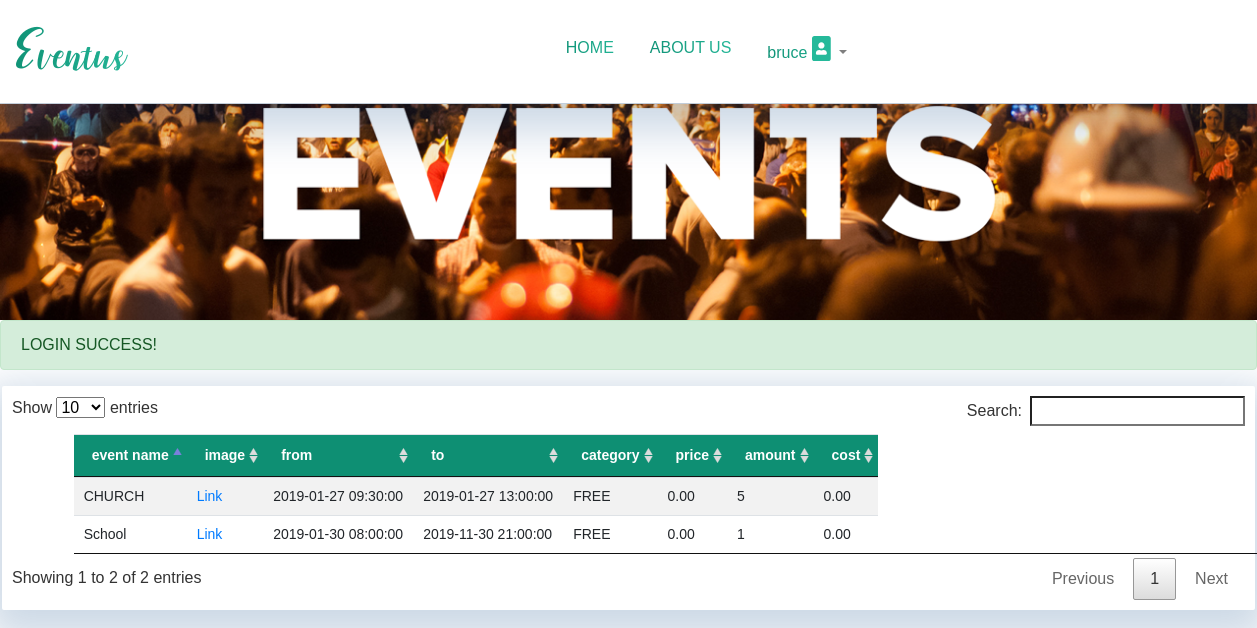
Page /user_bookings.php (signed in) on the committed database.
### tables this page shows
CREATE TABLE IF NOT EXISTS `events` (
  `id` int(100) NOT NULL AUTO_INCREMENT COMMENT 'event id',
  `name` varchar(100) NOT NULL COMMENT 'event name',
  `location` varchar(255) NOT NULL COMMENT 'event locale',
  `type` varchar(100) NOT NULL,
  `from` datetime NOT NULL COMMENT 'start date/time',
  `to` datetime NOT NULL COMMENT 'stop date/time',
  `image` varchar(255) DEFAULT NULL,
  `admin_id` int(100) NOT NULL,
  `created_at` timestamp NOT NULL DEFAULT CURRENT_TIMESTAMP,
  `updated_at` timestamp NOT NULL DEFAULT '0000-00-00 00:00:00' ON UPDATE CURRENT_TIMESTAMP,
  PRIMARY KEY (`id`),
  UNIQUE KEY `unique timestamps` (`created_at`,`updated_at`),
  KEY `admin_id` (`admin_id`)
);

CREATE TABLE IF NOT EXISTS `tickets` (
  `id` int(100) NOT NULL AUTO_INCREMENT COMMENT 'ticket id',
  `category` enum('REGULAR','VIP','VVIP','FREE') NOT NULL COMMENT 'ticket category',
  `price` double(100,2) NOT NULL DEFAULT '0.00',
  `amount` int(100) NOT NULL DEFAULT '0',
  `event_id` int(100) NOT NULL,
  `created_at` timestamp NOT NULL DEFAULT CURRENT_TIMESTAMP,
  `updated_at` timestamp NOT NULL DEFAULT '0000-00-00 00:00:00' ON UPDATE CURRENT_TIMESTAMP,
  PRIMARY KEY (`id`),
  KEY `event_id` (`event_id`) USING BTREE
);

CREATE TABLE IF NOT EXISTS `tickets_purchased` (
  `id` int(100) NOT NULL AUTO_INCREMENT,
  `user_id` int(100) NOT NULL,
  `ticket_id` int(100) NOT NULL,
  `amount` int(100) NOT NULL,
  `cost` double(100,2) NOT NULL DEFAULT '0.00',
  `created_at` timestamp NOT NULL DEFAULT CURRENT_TIMESTAMP,
  `updated_at` timestamp NOT NULL DEFAULT '0000-00-00 00:00:00' ON UPDATE CURRENT_TIMESTAMP,
  PRIMARY KEY (`id`),
  KEY `user_id` (`user_id`),
  KEY `ticket_id` (`ticket_id`)
);

### user_bookings.php (the view, shortened to what this page needs)
<?php
require_once './header_main.php';
getMessage();
if (!isLoggedIn()) {
    setMessage('LOGIN FIRST TO VIEW YOUR BOOKINGS', 'error');
    header('location:index.php');
}else{
    $id =$_SESSION['id'];
}
$db = new dataBase();
$sql = "SELECT e.`name` as `event name`, e.`image`, e.`from`, e.`to`, `tickets`.`category`, `tickets`.`price`, `tickets_purchased`.`amount`, `tickets_purchased`.`cost`
        FROM `project_eventus`.`events` e
        inner join `project_eventus`.`tickets` on `tickets`.`event_id`= e.`id`
        inner join `project_eventus`.`tickets_purchased` on `tickets_purchased`.`ticket_id`=`tickets`.`id`";
if (!empty($id)) {
    $sql .= " WHERE `tickets_purchased`.`user_id`=" . $id;
}
$events = $db->setSql($sql)->execQuery();
$db->setTableFields()->disPlayFields();
echo '<tbody>';
while ($row = mysqli_fetch_assoc($db->getResult())) {
    echo '<tr>
                     <td>' . $row["event name"] . '</td>
                     <td>' . displayImage($row["image"]) . '</td>
                     <td>' . $row["from"] . '</td>
                     <td>' . $row["to"] . '</td>
                     <td>' . $row["category"] . '</td>
                     <td>' . $row["price"] . '</td>
                     <td>' . $row["amount"] . '</td>
                     <td>' . $row["cost"] . '</td>
                 </tr>';
}
echo '</tbody></table></div>';
?>

### header_main.php (shortened to what this page needs)
<!doctype html>
<html lang="en">
<head>
    <link rel="stylesheet" type="text/css" href="./css/bootstrap.min.css"/>
    <link rel="stylesheet" type="text/css" href="DataTables/datatables.min.css"/>
    <link rel="stylesheet" href="./css/all.min.css"/>
    <link rel="stylesheet" href="./css/form.css">
    <link rel="stylesheet" href="./css/main.css"/>
</head>
<body>
<div id="nav-wrapper">
    <div class="row">
        <nav class="navbar navbar-light navbar-expand-sm">
            <a href="index.php" class="navbar-brand">Eventus</a>
            <div class="collapse navbar-collapse justify-content-center" id="navbarLinks">
                <ul class="navbar-nav">
                    <li class="nav-item">
                        <a href="index.php" class="nav-link">HOME</a>
                    </li>
                    <li class="nav-item">
                        <a href="#" class="nav-link">ABOUT US</a>
                    </li>
                    <li class="nav-item dropdown">
                        <a class="nav-link dropdown-toggle" href="#" id="navbarDropdown" role="button"
                           data-toggle="dropdown" aria-haspopup="true" aria-expanded="false">
                            <?php
                            if (isLoggedIn()) {
                                echo $_SESSION['fname'];
                            } else {
                                echo 'USER';
                            }
                            ?>
                            <i class="fa fa-portrait"></i>
                        </a>
                    </li>
                </ul>
            </div>
        </nav>
    </div>
</div>
<div class="testcontent">
    <img src="assets/images/EVENTS1.png" alt="">
</div>

### sessionHandler.php (shortened to what this page needs)
<?php
function isLoggedIn()
{
    return isset($_SESSION['id']);
}
function isAdmin()
{
    return false;
}
function getMessage()
{
    if (isset($_SESSION['message']) && isset($_SESSION['message_type'])) {
        switch ($_SESSION['message_type']) {
            case 'success':
                echo '<div class="alert alert-success">' . $_SESSION['message'] . '</div>
                      <script>setTimeout(() => {
                          document.querySelector(".alert").style.display = "none";
                      }, 3000);</script>';
                break;
        }
    }
}

### classes/db.php (shortened to what this page needs)
<?php
class dataBase
{
    private $conn;
    private $querystring;
    private $result;
    private $tableFields;
    public function setSql($querystring)
    {
        if (!empty($querystring))
            $this->querystring = $querystring;
        return $this;
    }
    public function connect()
    {
        $this->conn = new mysqli(DB_HOST, DB_USER, DB_PASS, DB_NAME);
    }
    public function execQuery()
    {
        $result = $this->conn->query($this->querystring);
        $this->result = $result;
        return $this;
    }
    public function getResult()
    {
        return $this->result;
    }
    public function setTableFields()
    {
        $fieldsObj = $this->result->fetch_fields();
        $fields = array();
        foreach ($fieldsObj as $obj) {
            $fields[] = $obj->name;
        }
        $this->tableFields = $fields;
        return $this;
    }
    public function getTableFields()
    {
        return $this->tableFields;
    }
    public function disPlayFields()
    {
        $fields = $this->getTableFields();
        echo '<div class="table-wrapper">';
        echo '<table class="table table-hover table-striped table-responsive" id="myTable">
                    <thead>';
        foreach ($fields as $field) {
            echo '<th>' . $field . '</th>';
        }
        if (isAdmin()){
        echo '<th>Actions</th></thead>';}
        else{echo '</thead>';}
    }
}

### functions.php (shortened to what this page needs)
<?php
function displayImage($image){
    if (!empty($image)){
        $image='<a href=./assets/images/'.$image.'>Link</a>';
    }else{
        $image ='NONE';
    }
    return $image;
}

### css/main.css (style rules this page uses)
body { background-size: cover; font-family: Montserrat, sans-serif; }
#nav-wrapper { position: fixed; top: 0; right: 0; left: 0; z-index: 20; background: #fff; border-bottom: 1px solid #eee; }
nav { width: 100%; box-shadow: 0 14px 40px 15px rgba(0,64,128,0.2); }
.navbar-brand { font-family: Emellie,sans-serif; font-size: 55px; z-index: 10; padding: 2px 15px; }
.testcontent { height: 300px; margin-top: 20px; min-width: 100%; }
.testcontent img { width: 100%; height: 100%; object-fit: cover; }
.nav-item { display: block; padding: 0 10px; font-weight: 500; border-bottom: 1px solid #fff; }
.navbar-brand, .nav-item a { -webkit-background-clip: text; background-image: linear-gradient(90deg, #0e8f73, #25b99a); -webkit-text-fill-color: transparent; }
.nav-item a { height: 100%; width: 100%; padding: 20px; }
.nav-item:after { display: block; content: ''; border-bottom: 1px solid #0e8f73; transform: scaleX(0); transition: .25s ease-in-out; }
.nav-item { cursor: pointer; }
.fa-portrait, .fa-calendar-alt,.fa-map-marker-alt { color: #25b99a; }
.fa-portrait { font-size: 25px; }
#myTable { font-size: 14px; margin: 0 5%; }
.table-wrapper { margin: 10px 2px; padding: 10px; border-radius: 2px; box-shadow: 0 14px 40px 15px rgba(0, 64, 128, 0.2); }
.modal-header, #myTable thead { color: #fff; background: #0e8f73; }

### rows in the picture
events: name "School", from "2019-01-30 08:00:00", to "2019-11-30 21:00:00", tickets.category "FREE", tickets.price "0.00", tickets_purchased.amount "1", tickets_purchased.cost "0.00"
events: name "CHURCH", from "2019-01-27 09:30:00", to "2019-01-27 13:00:00", tickets.category "FREE", tickets.price "0.00", tickets_purchased.amount "5", tickets_purchased.cost "0.00"

### other values in the picture
$_SESSION['fname'] "bruce"
$_SESSION['message'] "LOGIN SUCCESS!"
$field "event name"
$field "image"
$field "from"
$field "to"
$field "category"
$field "price"
$field "amount"
$field "cost"
